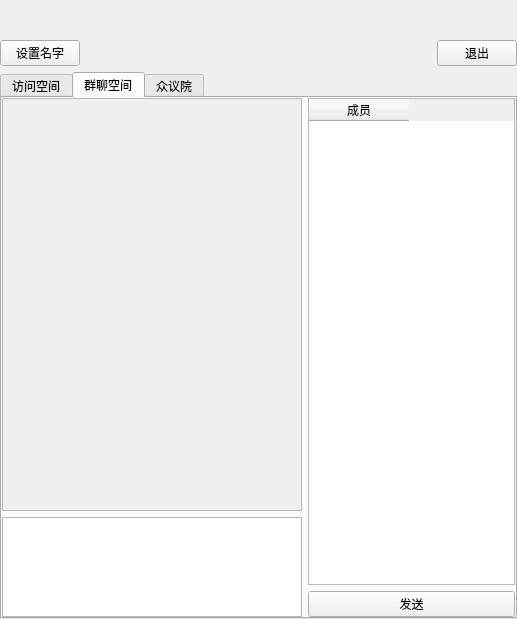
<?xml version="1.0" encoding="UTF-8"?>
<ui version="4.0">
 <class>ChatRoomClass</class>
 <widget class="QWidget" name="ChatRoomClass">
  <property name="geometry">
   <rect>
    <x>0</x>
    <y>0</y>
    <width>517</width>
    <height>619</height>
   </rect>
  </property>
  <property name="windowTitle">
   <string>ChatRoom</string>
  </property>
  <layout class="QGridLayout" name="gridLayout">
   <property name="leftMargin">
    <number>0</number>
   </property>
   <property name="topMargin">
    <number>0</number>
   </property>
   <property name="rightMargin">
    <number>0</number>
   </property>
   <property name="bottomMargin">
    <number>0</number>
   </property>
   <item row="1" column="0">
    <widget class="QWidget" name="widget_2" native="true">
     <layout class="QVBoxLayout" name="verticalLayout">
      <property name="leftMargin">
       <number>0</number>
      </property>
      <property name="topMargin">
       <number>0</number>
      </property>
      <property name="rightMargin">
       <number>0</number>
      </property>
      <property name="bottomMargin">
       <number>0</number>
      </property>
      <item>
       <widget class="QLabel" name="RoomNumber">
        <property name="text">
         <string/>
        </property>
       </widget>
      </item>
      <item>
       <widget class="QLabel" name="MyName">
        <property name="text">
         <string/>
        </property>
       </widget>
      </item>
      <item>
       <widget class="QWidget" name="widget" native="true">
        <layout class="QHBoxLayout" name="horizontalLayout">
         <property name="leftMargin">
          <number>0</number>
         </property>
         <property name="topMargin">
          <number>0</number>
         </property>
         <property name="rightMargin">
          <number>0</number>
         </property>
         <property name="bottomMargin">
          <number>0</number>
         </property>
         <item>
          <widget class="QPushButton" name="btnSetName">
           <property name="text">
            <string>设置名字</string>
           </property>
          </widget>
         </item>
         <item>
          <spacer name="horizontalSpacer_3">
           <property name="orientation">
            <enum>Qt::Horizontal</enum>
           </property>
           <property name="sizeHint" stdset="0">
            <size>
             <width>414</width>
             <height>20</height>
            </size>
           </property>
          </spacer>
         </item>
         <item>
          <widget class="QPushButton" name="btnExit">
           <property name="text">
            <string>退出</string>
           </property>
          </widget>
         </item>
        </layout>
       </widget>
      </item>
      <item>
       <widget class="QTabWidget" name="tabWidget">
        <property name="currentIndex">
         <number>1</number>
        </property>
        <widget class="QWidget" name="tab">
         <attribute name="title">
          <string>访问空间</string>
         </attribute>
         <layout class="QVBoxLayout" name="verticalLayout_3">
          <property name="leftMargin">
           <number>0</number>
          </property>
          <property name="topMargin">
           <number>0</number>
          </property>
          <property name="rightMargin">
           <number>0</number>
          </property>
          <property name="bottomMargin">
           <number>0</number>
          </property>
          <item>
           <widget class="QWidget" name="widget_6" native="true">
            <layout class="QHBoxLayout" name="horizontalLayout_4">
             <property name="leftMargin">
              <number>0</number>
             </property>
             <property name="topMargin">
              <number>0</number>
             </property>
             <property name="rightMargin">
              <number>0</number>
             </property>
             <property name="bottomMargin">
              <number>0</number>
             </property>
             <item>
              <widget class="QWidget" name="widget_13" native="true">
               <layout class="QHBoxLayout" name="horizontalLayout_8">
                <property name="leftMargin">
                 <number>0</number>
                </property>
                <property name="topMargin">
                 <number>0</number>
                </property>
                <property name="rightMargin">
                 <number>0</number>
                </property>
                <property name="bottomMargin">
                 <number>0</number>
                </property>
                <item>
                 <layout class="QHBoxLayout" name="horizontalLayout_9">
                  <item>
                   <layout class="QVBoxLayout" name="verticalLayout_13">
                    <item>
                     <widget class="QScrollArea" name="AskScroll">
                      <property name="minimumSize">
                       <size>
                        <width>300</width>
                        <height>400</height>
                       </size>
                      </property>
                      <property name="widgetResizable">
                       <bool>true</bool>
                      </property>
                      <widget class="QWidget" name="scrollAreaWidgetContents_4">
                       <property name="geometry">
                        <rect>
                         <x>0</x>
                         <y>0</y>
                         <width>298</width>
                         <height>399</height>
                        </rect>
                       </property>
                       <property name="minimumSize">
                        <size>
                         <width>0</width>
                         <height>0</height>
                        </size>
                       </property>
                       <layout class="QVBoxLayout" name="GPTLayout">
                        <property name="leftMargin">
                         <number>0</number>
                        </property>
                        <property name="topMargin">
                         <number>0</number>
                        </property>
                        <property name="rightMargin">
                         <number>0</number>
                        </property>
                        <property name="bottomMargin">
                         <number>0</number>
                        </property>
                        <item>
                         <spacer name="verticalSpacer_4">
                          <property name="orientation">
                           <enum>Qt::Vertical</enum>
                          </property>
                          <property name="sizeHint" stdset="0">
                           <size>
                            <width>20</width>
                            <height>40</height>
                           </size>
                          </property>
                         </spacer>
                        </item>
                       </layout>
                      </widget>
                     </widget>
                    </item>
                    <item>
                     <widget class="QTextEdit" name="AskInput">
                      <property name="minimumSize">
                       <size>
                        <width>0</width>
                        <height>100</height>
                       </size>
                      </property>
                      <property name="maximumSize">
                       <size>
                        <width>16777215</width>
                        <height>100</height>
                       </size>
                      </property>
                     </widget>
                    </item>
                   </layout>
                  </item>
                 </layout>
                </item>
                <item>
                 <widget class="QWidget" name="widget_14" native="true">
                  <property name="minimumSize">
                   <size>
                    <width>200</width>
                    <height>0</height>
                   </size>
                  </property>
                  <property name="maximumSize">
                   <size>
                    <width>300</width>
                    <height>16777215</height>
                   </size>
                  </property>
                  <layout class="QVBoxLayout" name="verticalLayout_15">
                   <property name="leftMargin">
                    <number>0</number>
                   </property>
                   <property name="topMargin">
                    <number>0</number>
                   </property>
                   <property name="rightMargin">
                    <number>0</number>
                   </property>
                   <property name="bottomMargin">
                    <number>0</number>
                   </property>
                   <item>
                    <widget class="QTableWidget" name="tableWidget_4">
                     <column>
                      <property name="text">
                       <string>成员</string>
                      </property>
                     </column>
                    </widget>
                   </item>
                   <item>
                    <widget class="QPushButton" name="btnAskSend">
                     <property name="text">
                      <string>发送</string>
                     </property>
                    </widget>
                   </item>
                  </layout>
                 </widget>
                </item>
               </layout>
              </widget>
             </item>
            </layout>
           </widget>
          </item>
         </layout>
        </widget>
        <widget class="QWidget" name="tab_2">
         <attribute name="title">
          <string>群聊空间</string>
         </attribute>
         <layout class="QVBoxLayout" name="verticalLayout_7">
          <property name="leftMargin">
           <number>0</number>
          </property>
          <property name="topMargin">
           <number>0</number>
          </property>
          <property name="rightMargin">
           <number>0</number>
          </property>
          <property name="bottomMargin">
           <number>0</number>
          </property>
          <item>
           <widget class="QWidget" name="widget_10" native="true">
            <layout class="QHBoxLayout" name="horizontalLayout_6">
             <property name="leftMargin">
              <number>0</number>
             </property>
             <property name="topMargin">
              <number>0</number>
             </property>
             <property name="rightMargin">
              <number>0</number>
             </property>
             <property name="bottomMargin">
              <number>0</number>
             </property>
             <item>
              <layout class="QHBoxLayout" name="horizontalLayout_5">
               <item>
                <layout class="QVBoxLayout" name="verticalLayout_4">
                 <item>
                  <widget class="QScrollArea" name="ChatScroll">
                   <property name="minimumSize">
                    <size>
                     <width>300</width>
                     <height>400</height>
                    </size>
                   </property>
                   <property name="widgetResizable">
                    <bool>true</bool>
                   </property>
                   <widget class="QWidget" name="ChatWidget">
                    <property name="geometry">
                     <rect>
                      <x>0</x>
                      <y>0</y>
                      <width>298</width>
                      <height>399</height>
                     </rect>
                    </property>
                    <property name="minimumSize">
                     <size>
                      <width>0</width>
                      <height>0</height>
                     </size>
                    </property>
                    <layout class="QVBoxLayout" name="PartnerLayout">
                     <property name="leftMargin">
                      <number>0</number>
                     </property>
                     <property name="topMargin">
                      <number>0</number>
                     </property>
                     <property name="rightMargin">
                      <number>0</number>
                     </property>
                     <property name="bottomMargin">
                      <number>0</number>
                     </property>
                     <item>
                      <spacer name="verticalSpacer_2">
                       <property name="orientation">
                        <enum>Qt::Vertical</enum>
                       </property>
                       <property name="sizeHint" stdset="0">
                        <size>
                         <width>20</width>
                         <height>40</height>
                        </size>
                       </property>
                      </spacer>
                     </item>
                    </layout>
                   </widget>
                  </widget>
                 </item>
                 <item>
                  <widget class="QTextEdit" name="ChatInput">
                   <property name="minimumSize">
                    <size>
                     <width>0</width>
                     <height>100</height>
                    </size>
                   </property>
                   <property name="maximumSize">
                    <size>
                     <width>16777215</width>
                     <height>100</height>
                    </size>
                   </property>
                  </widget>
                 </item>
                </layout>
               </item>
              </layout>
             </item>
             <item>
              <widget class="QWidget" name="widget_8" native="true">
               <property name="minimumSize">
                <size>
                 <width>200</width>
                 <height>0</height>
                </size>
               </property>
               <property name="maximumSize">
                <size>
                 <width>300</width>
                 <height>16777215</height>
                </size>
               </property>
               <layout class="QVBoxLayout" name="verticalLayout_5">
                <property name="leftMargin">
                 <number>0</number>
                </property>
                <property name="topMargin">
                 <number>0</number>
                </property>
                <property name="rightMargin">
                 <number>0</number>
                </property>
                <property name="bottomMargin">
                 <number>0</number>
                </property>
                <item>
                 <widget class="QTableWidget" name="tableWidget_3">
                  <column>
                   <property name="text">
                    <string>成员</string>
                   </property>
                  </column>
                 </widget>
                </item>
                <item>
                 <widget class="QPushButton" name="btnChatSend">
                  <property name="text">
                   <string>发送</string>
                  </property>
                 </widget>
                </item>
               </layout>
              </widget>
             </item>
            </layout>
           </widget>
          </item>
         </layout>
        </widget>
        <widget class="QWidget" name="tab_3">
         <attribute name="title">
          <string>众议院</string>
         </attribute>
         <layout class="QVBoxLayout" name="verticalLayout_11">
          <property name="leftMargin">
           <number>0</number>
          </property>
          <property name="topMargin">
           <number>0</number>
          </property>
          <property name="rightMargin">
           <number>0</number>
          </property>
          <property name="bottomMargin">
           <number>0</number>
          </property>
          <item>
           <widget class="QWidget" name="widget_11" native="true">
            <layout class="QVBoxLayout" name="verticalLayout_9">
             <property name="leftMargin">
              <number>0</number>
             </property>
             <property name="topMargin">
              <number>0</number>
             </property>
             <property name="rightMargin">
              <number>0</number>
             </property>
             <property name="bottomMargin">
              <number>0</number>
             </property>
             <item>
              <widget class="QWidget" name="widget_12" native="true">
               <layout class="QVBoxLayout" name="verticalLayout_10">
                <property name="leftMargin">
                 <number>0</number>
                </property>
                <property name="topMargin">
                 <number>0</number>
                </property>
                <property name="rightMargin">
                 <number>0</number>
                </property>
                <property name="bottomMargin">
                 <number>0</number>
                </property>
                <item>
                 <widget class="QWidget" name="widget_9" native="true">
                  <layout class="QVBoxLayout" name="verticalLayout_6">
                   <property name="leftMargin">
                    <number>0</number>
                   </property>
                   <property name="topMargin">
                    <number>0</number>
                   </property>
                   <property name="rightMargin">
                    <number>0</number>
                   </property>
                   <property name="bottomMargin">
                    <number>0</number>
                   </property>
                   <item>
                    <widget class="QScrollArea" name="JudgeScroll">
                     <property name="widgetResizable">
                      <bool>true</bool>
                     </property>
                     <widget class="QWidget" name="JudgeWidget">
                      <property name="geometry">
                       <rect>
                        <x>0</x>
                        <y>0</y>
                        <width>509</width>
                        <height>368</height>
                       </rect>
                      </property>
                      <layout class="QVBoxLayout" name="JudgeLayout">
                       <item>
                        <spacer name="verticalSpacer_3">
                         <property name="orientation">
                          <enum>Qt::Vertical</enum>
                         </property>
                         <property name="sizeHint" stdset="0">
                          <size>
                           <width>20</width>
                           <height>40</height>
                          </size>
                         </property>
                        </spacer>
                       </item>
                      </layout>
                     </widget>
                    </widget>
                   </item>
                   <item>
                    <widget class="QWidget" name="widget_7" native="true">
                     <layout class="QHBoxLayout" name="horizontalLayout_7">
                      <property name="leftMargin">
                       <number>0</number>
                      </property>
                      <property name="topMargin">
                       <number>0</number>
                      </property>
                      <property name="rightMargin">
                       <number>0</number>
                      </property>
                      <property name="bottomMargin">
                       <number>0</number>
                      </property>
                      <item>
                       <spacer name="horizontalSpacer">
                        <property name="orientation">
                         <enum>Qt::Horizontal</enum>
                        </property>
                        <property name="sizeHint" stdset="0">
                         <size>
                          <width>40</width>
                          <height>20</height>
                         </size>
                        </property>
                       </spacer>
                      </item>
                      <item>
                       <widget class="QPushButton" name="btnJudgeSend">
                        <property name="text">
                         <string>发送</string>
                        </property>
                       </widget>
                      </item>
                      <item>
                       <spacer name="horizontalSpacer_2">
                        <property name="orientation">
                         <enum>Qt::Horizontal</enum>
                        </property>
                        <property name="sizeHint" stdset="0">
                         <size>
                          <width>40</width>
                          <height>20</height>
                         </size>
                        </property>
                       </spacer>
                      </item>
                     </layout>
                    </widget>
                   </item>
                  </layout>
                 </widget>
                </item>
                <item>
                 <widget class="QTextEdit" name="JudgeInput">
                  <property name="minimumSize">
                   <size>
                    <width>0</width>
                    <height>100</height>
                   </size>
                  </property>
                  <property name="maximumSize">
                   <size>
                    <width>16777215</width>
                    <height>100</height>
                   </size>
                  </property>
                 </widget>
                </item>
               </layout>
              </widget>
             </item>
            </layout>
           </widget>
          </item>
         </layout>
        </widget>
       </widget>
      </item>
     </layout>
    </widget>
   </item>
  </layout>
 </widget>
 <layoutdefault spacing="6" margin="11"/>
 <resources/>
 <connections/>
</ui>
